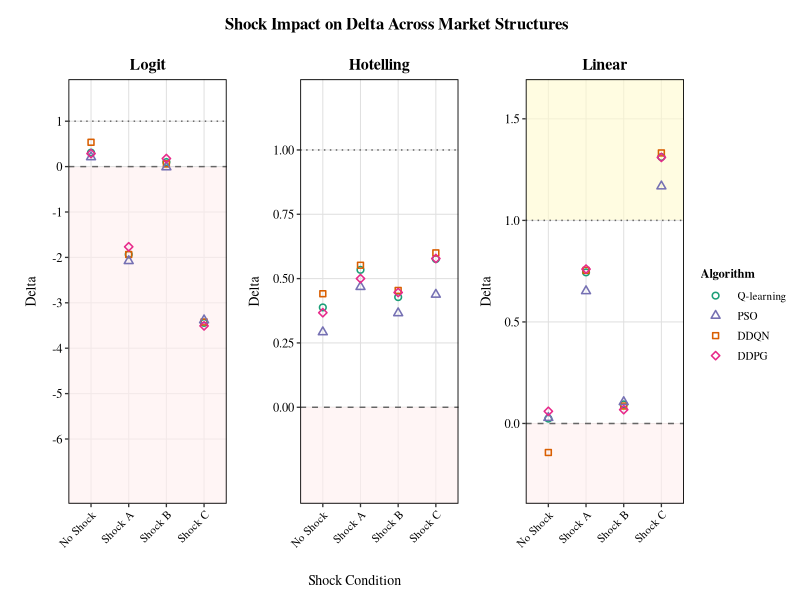
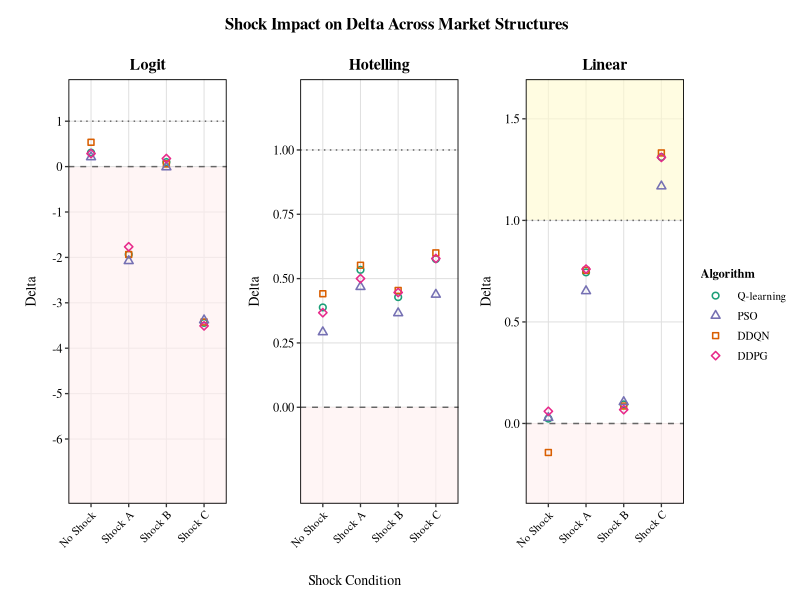

Source code (R) for these figures, in order:
# Load required libraries
library(tidyverse)
library(ggplot2)
library(patchwork)
library(scales)
library(cowplot)

POINT_SIZE <- 1.7
STROKE_SIZE <- 0.8

# Set seed for reproducibility
set.seed(42)

# DATA LOADING AND PREPARATION
data <- read.csv("all_tables.csv", stringsAsFactors = FALSE)

data_long <- data %>%
  pivot_longer(
    cols = c(Agent1_Delta, Agent2_Delta, Agent1_RPDI, Agent2_RPDI, 
             Agent1_Avg_Prices, Agent2_Avg_Prices),
    names_to = c("Agent", ".value"),
    names_pattern = "(Agent[12])_(.*)"
  ) %>%
  rename(Delta = Delta, RPDI = RPDI, Avg_Prices = Avg_Prices)

data_long <- data_long %>%
  mutate(
    Algorithm = case_when(
      Agent == "Agent1" ~ str_extract(Matchup, "^[A-Z]+"),
      Agent == "Agent2" ~ str_extract(Matchup, "vs ([A-Z]+)$", group = 1)
    ),
    Algorithm = case_when(
      Algorithm == "Q" ~ "Q-learning",
      Algorithm == "DQN" ~ "DDQN",
      Algorithm == "PSO" ~ "PSO",
      Algorithm == "DDPG" ~ "DDPG",
      TRUE ~ Algorithm
    ),
    Algorithm = factor(Algorithm, levels = c("Q-learning", "DDQN", "PSO", "DDPG")),
    Shock_Condition = case_when(
      Shock == "0" ~ "No Shock",
      Shock == "A" ~ "Shock A",
      Shock == "B" ~ "Shock B",
      Shock == "C" ~ "Shock C"
    ),
    Shock_Condition = factor(Shock_Condition, 
                              levels = c("No Shock", "Shock A", "Shock B", "Shock C")),
    Model = factor(Model, levels = c("LOGIT", "HOTELLING", "LINEAR"))
  )

# Remove extreme outliers
data_clean <- data_long %>%
  filter(Delta > -8 & Delta < 3)

# COLOR PALETTE (Colorblind-friendly)
algo_colors <- c(
  "Q-learning" = "#1B9E77",
  "PSO"        = "#7570B3", 
  "DDQN"        = "#D95F02",
  "DDPG"       = "#E7298A"
)

algo_shapes <- c(
  "Q-learning" = 21,
  "PSO"        = 24,
  "DDQN"        = 22,
  "DDPG"       = 23
)

algo_linetypes <- c(
  "Q-learning" = "solid",
  "PSO"        = "solid",
  "DDQN"        = "solid",
  "DDPG"       = "solid"
)

# THEME (Cross-platform compatible)
theme_q1_journal <- function(base_size = 10) {
  theme_bw(base_size = base_size) +
    theme(
      text = element_text(family = 'serif'),
      plot.title = element_text(
        size = rel(1.15), 
        face = "bold", 
        hjust = 0.5,
        margin = margin(b = 4)
      ),
      plot.subtitle = element_text(
        size = rel(0.9),
        hjust = 0.5,
        margin = margin(b = 6),
        color = "gray40"
      ),
      axis.title = element_text(size = rel(1.0), face = "plain"),
      axis.title.x = element_text(margin = margin(t = 8)),
      axis.title.y = element_text(margin = margin(r = 8)),
      axis.text = element_text(size = rel(0.9), color = "black"),
      axis.text.x = element_text(angle = 0, hjust = 0.5),
      panel.grid.major = element_line(color = "gray88", linewidth = 0.35),
      panel.grid.minor = element_blank(),
      panel.border = element_rect(color = "black", fill = NA, linewidth = 0.6),
      legend.title = element_text(size = rel(0.95), face = "bold"),
      legend.text = element_text(size = rel(0.85)),
      legend.key.size = unit(1.0, "lines"),
      legend.key.width = unit(1.5, "lines"),
      legend.background = element_rect(fill = "white", color = NA),
      legend.key = element_rect(fill = "white", color = NA),
      plot.margin = margin(t = 8, r = 8, b = 8, l = 8)
    )
}

# PREPARE AGGREGATED DATA
shock_data <- data_clean %>%
  group_by(Model, Algorithm, Shock_Condition) %>%
  summarise(
    Mean_Delta = mean(Delta, na.rm = TRUE),
    SE_Delta = sd(Delta, na.rm = TRUE) / sqrt(n()),
    .groups = "drop"
  )

# PANEL 1: LOGIT - Shock Impact
logit_shock <- shock_data %>% filter(Model == "LOGIT")

p1_logit <- ggplot(logit_shock, 
                   aes(x = Shock_Condition, y = Mean_Delta, 
                       color = Algorithm, group = Algorithm)) +
  annotate("rect", xmin = -Inf, xmax = Inf, ymin = -Inf, ymax = 0,
           fill = "#FFEEEE", alpha = 0.6) +
  geom_hline(yintercept = 0, linetype = "dashed", color = "gray40", linewidth = 0.5) +
  geom_hline(yintercept = 1, linetype = "dotted", color = "gray40", linewidth = 0.5) +
  # geom_line(aes(linetype = Algorithm), linewidth = 0.9) +
  geom_point(aes(shape = Algorithm), size = POINT_SIZE, stroke = STROKE_SIZE) +
  scale_color_manual(values = algo_colors) +
  scale_shape_manual(values = algo_shapes) +
  scale_linetype_manual(values = algo_linetypes) +
  scale_y_continuous(
    limits = c(-7, 1.5),
    breaks = seq(-6, 1, by = 1),
    minor_breaks = NULL
  ) +
  labs(
    title = "Logit",
    # subtitle = "Collapse under shocks",
    x = NULL,
    y = "Delta"
  ) +
  # annotate("text", x = 0.55, y = 0.25, label = "Delta = 0", 
  #          size = 2.3, color = "gray40", hjust = 0) +
  # annotate("text", x = 0.55, y = 1.25, label = "Delta = 1", 
  #          size = 2.3, color = "gray40", hjust = 0) +
  theme_q1_journal() +
  theme(
    legend.position = "none",
    plot.subtitle = element_text(color = "#D55E00", face = "italic"),
    axis.text.x = element_text(angle = 45, hjust = 1, size = 8)
  )

# PANEL 2: HOTELLING - Shock Impact
hotelling_shock <- shock_data %>% filter(Model == "HOTELLING")

p2_hotelling <- ggplot(hotelling_shock, 
                       aes(x = Shock_Condition, y = Mean_Delta, 
                           color = Algorithm, group = Algorithm)) +
  annotate("rect", xmin = -Inf, xmax = Inf, ymin = -Inf, ymax = 0,
           fill = "#FFEEEE", alpha = 0.6) +
  geom_hline(yintercept = 0, linetype = "dashed", color = "gray40", linewidth = 0.5) +
  geom_hline(yintercept = 1, linetype = "dotted", color = "gray40", linewidth = 0.5) +
  #geom_line(aes(linetype = Algorithm), linewidth = 0.9) +
  geom_point(aes(shape = Algorithm), size = POINT_SIZE, stroke = STROKE_SIZE) +
  scale_color_manual(values = algo_colors) +
  scale_shape_manual(values = algo_shapes) +
  scale_linetype_manual(values = algo_linetypes) +
  scale_y_continuous(
    limits = c(-0.3, 1.2),
    breaks = seq(0, 1, by = 0.25),
    minor_breaks = NULL
  ) +
  labs(
    title = "Hotelling",
    # subtitle = "Stable across shocks",
    x = NULL,
    y = "Delta"
  ) +
  # annotate("text", x = 0.55, y = 0.08, label = "Delta = 0", 
  #          size = 2.3, color = "gray40", hjust = 0) +
  # annotate("text", x = 0.55, y = 1.08, label = "Delta = 1", 
  #          size = 2.3, color = "gray40", hjust = 0) +
  theme_q1_journal() +
  theme(
    legend.position = "none",
    plot.subtitle = element_text(color = "#009E73", face = "italic"),
    axis.text.x = element_text(angle = 45, hjust = 1, size = 8)
  )

# PANEL 3: LINEAR - Shock Impact
linear_shock <- shock_data %>% filter(Model == "LINEAR")

p3_linear <- ggplot(linear_shock, 
                    aes(x = Shock_Condition, y = Mean_Delta, 
                        color = Algorithm, group = Algorithm)) +
  annotate("rect", xmin = -Inf, xmax = Inf, ymin = -Inf, ymax = 0,
           fill = "#FFEEEE", alpha = 0.6) +
  annotate("rect", xmin = -Inf, xmax = Inf, ymin = 1, ymax = Inf,
           fill = "#FFFACD", alpha = 0.6) +
  geom_hline(yintercept = 0, linetype = "dashed", color = "gray40", linewidth = 0.5) +
  geom_hline(yintercept = 1, linetype = "dotted", color = "gray40", linewidth = 0.5) +
  # geom_line(aes(linetype = Algorithm), linewidth = 0.9) +
  geom_point(aes(shape = Algorithm), size = POINT_SIZE, stroke = STROKE_SIZE) +
  scale_color_manual(values = algo_colors) +
  scale_shape_manual(values = algo_shapes) +
  scale_linetype_manual(values = algo_linetypes) +
  scale_y_continuous(
    limits = c(-0.3, 1.6),
    breaks = seq(0, 1.5, by = 0.5),
    minor_breaks = NULL
  ) +
  labs(
    title = "Linear",
    # subtitle = "Supra-monopoly profits",
    x = NULL,
    y = "Delta"
  ) +
  # annotate("text", x = 0.55, y = 0.08, label = "Delta = 0", 
  #          size = 2.3, color = "gray40", hjust = 0) +
  # annotate("text", x = 0.55, y = 1.08, label = "Delta = 1", 
  #          size = 2.3, color = "gray40", hjust = 0) +
  theme_q1_journal() +
  theme(
    legend.position = "none",
    plot.subtitle = element_text(color = "#CC79A7", face = "italic"),
    axis.text.x = element_text(angle = 45, hjust = 1, size = 8)
  )

# CREATE SHARED LEGEND
p_legend <- ggplot(shock_data, aes(x = Shock_Condition, y = Mean_Delta)) +
  geom_point(aes(color = Algorithm, shape = Algorithm), size = POINT_SIZE) +
  scale_color_manual(
    values = algo_colors,
    name = "Algorithm",
    breaks = c("Q-learning", "PSO", "DDQN", "DDPG")  # Add this to all scales
  ) +
  scale_shape_manual(
    values = algo_shapes,
    name = "Algorithm",
    breaks = c("Q-learning", "PSO", "DDQN", "DDPG")  # Add this to all scales
  ) +
  scale_linetype_manual(
    values = algo_linetypes,
    name = "Algorithm",
    breaks = c("Q-learning", "PSO", "DDQN", "DDPG")  # Add this to all scales
  ) +
  guides(
    color = guide_legend(
         title.position = "top",
         ncol = 1,
         order = 1,
         override.aes = list(
                stroke = STROKE_SIZE,
                color = algo_colors
         )
    ),
    shape = guide_legend(title.position = "top", ncol = 1, order = 1),
    linetype = guide_legend(title.position = "top", ncol = 1, order = 1)
  ) +
  theme_q1_journal() +
  theme(
    legend.title = element_text(size = 9, face = "bold"),
    legend.text = element_text(size = 8),
    legend.margin = margin(t = 0, r = 0, b = 0, l = 0)
  )

legend_grob <- get_legend(p_legend)

# COMBINE ALL PANELS
x_label <- ggdraw() +
  draw_label("Shock Condition", size = 10, fontfamily = 'serif')

combined_plots <- (p1_logit | p2_hotelling | p3_linear) +
  plot_layout(ncol = 3, widths = c(1, 1, 1))

plots_with_xlabel <- plot_grid(
  combined_plots,
  x_label,
  ncol = 1,
  rel_heights = c(1, 0.05)
)

final_figure <- plot_grid(
  plots_with_xlabel,
  legend_grob,
  ncol = 2,
  rel_widths = c(1, 0.12),
  align = "h",
  axis = "tb"
)

title_grob <- ggdraw() + 
  draw_label(
    "Shock Impact on Delta Across Market Structures",
    fontface = 'bold',
    fontfamily = 'serif',
    size = 12
  )

final_plot <- plot_grid(
  title_grob,
  final_figure,
  ncol = 1,
  rel_heights = c(0.06, 1)
) + theme(plot.margin = margin(5, 10, 5, 5))

# SAVE FIGURES
ggsave(
  filename = "./figures/Figure2_Shock_Impact_AllMarkets.png",
  plot = final_plot,
  width = 200,
  height = 100,
  units = "mm",
  dpi = 600,
  bg = "white"
)

ggsave(
  filename = "./figures/Figure2_Shock_Impact_AllMarkets.pdf",
  plot = final_plot,
  width = 200,
  height = 100,
  units = "mm",
  device = "pdf"
)

cat("\n")
cat("============================================================\n")
cat("  FIGURE 2: Shock Impact Across Market Structures\n")
cat("============================================================\n")
cat("\n")
cat("Files created:\n")
cat("  - Figure2_Shock_Impact_AllMarkets.png  (600 DPI)\n")
cat("  - Figure2_Shock_Impact_AllMarkets.pdf  (Vector)\n")
# cat("  - Figure2_Shock_Impact_AllMarkets.tiff (600 DPI, LZW)\n")
cat("\n")
cat("Key patterns visualized:\n")
cat("  - Logit: Catastrophic collapse under shocks A & C\n")
cat("  - Hotelling: Remarkable stability (nearly flat lines)\n")
cat("  - Linear: Profit inflation above monopoly level\n")
cat("\n")
